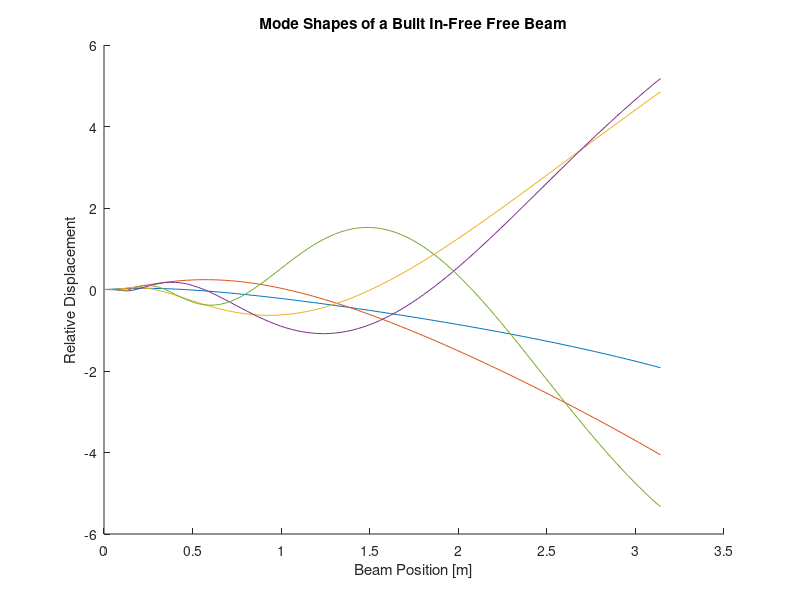
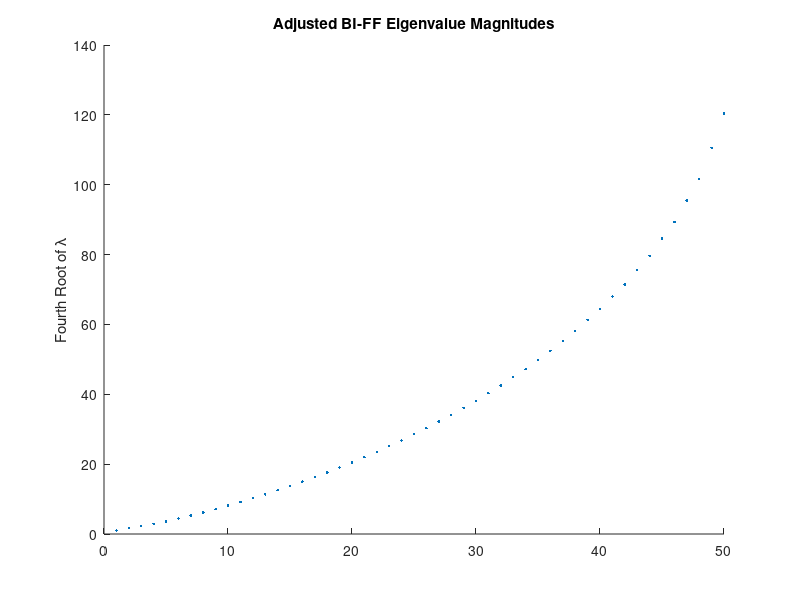

Source code (MATLAB) for these figures, in order:
clc; clear all;
addpath('Functions\');
%% BIFFBeamNumericFEM.m
%  Joseph Anthony
%
% Created:         9/8/25
% Last Modified:   9/8/25
%
% Description: Numerically solves the Euler-Bernoulli beam equation 
%   for a built in-free free beam using numeric FEM, determines the solution 
%   structure, and installs a time-domain solution.
%
%% Flags
FLAG.DISPLAY_MODES = true;
FLAG.DISPLAY_SPECTRUM = true;
FLAG.CALCULATE_TIMESOLVER = false;

%% Parameters
n = 100;         % Mesh size, number of interior points
shapes = 50;     % Number of shape functions

L = pi;           % Beam length
modeCount = 5;    % Number of displayed modes

beta = 10;        % Linear damping coefficient
IC_disp = .1;     % IC: Displacement [m]
IC_pos = .6;      % IC: Where displacement is located [m]
timespan = 1;     % Maximum time value, [s]
factor = 1;       % Scaling factor for K

%% Generate Modes
xvals = linspace(0,L,n+2);
deltax = mean(diff(xvals));
basis = zeros(shapes, n+2);
Dbasis = zeros(shapes, n+1);
D2basis = zeros(shapes, n);

% Generate shape functions and their respective derivatives
for i = 1:shapes
    basis(i,:) = xvals.^2.*cos(i*xvals);
    Dbasis(i,:) = diff(basis(i,:))/deltax;
    D2basis(i,:) = diff(Dbasis(i,:))/deltax;
end

% Generate symmetric stiffness matrices
K = zeros(shapes);
M = zeros(shapes);

for row = 1:shapes
    for col = 1:row
        K(row,col) = trapz(xvals(2:end-1), D2basis(row,:).*D2basis(col,:));
        M(row, col) = trapz(xvals, basis(row,:).*basis(col,:));
    end
end
K = K + K' - diag(diag(K));
M = M + M' - diag(diag(M));

% Determine sorted eigenbasis
[evecs, evals] = eig(K);
[~, index] = sort(diag(abs(evals))); 
evals = evals(index,index);
evecs = evecs(:, index);

% Display mode shapes
modeshapes = basis'*evecs;
modeshapes = modeshapes';

if FLAG.DISPLAY_MODES
    figure();
    hold on
    for i = 1:modeCount
        plot(xvals, modeshapes(i,:));
    end
    xlabel("Beam Position [m]");
    ylabel("Relative Displacement");
    title("Mode Shapes of a Built In-Free Free Beam");
end


% Plot eigenvalue spectrum
espectrum = abs(diag(evals))/abs(evals(1,1));
scaled_espectrum = espectrum.^(1/4);

if FLAG.DISPLAY_SPECTRUM
    figure();
    hold on
    plot(scaled_espectrum, "LineStyle", "none", "Marker", ".");
    title("Adjusted BI-FF Eigenvalue Magnitudes");
    ylabel("Fourth Root of λ");
end

%% Time-Domain Solver
if FLAG.CALCULATE_TIMESOLVER
    K_scaled = -K * factor;
    IC_beam = xvals;
    for ind = 1:length(xvals)
        if xvals(ind) < IC_pos
            IC_beam(ind) = IC_disp/IC_pos*xvals(ind);
        else
            IC_beam(ind) = -IC_disp/(L-IC_pos)*(xvals(ind)-IC_pos)+IC_disp;
        end
    end
    
    % Find closest shape vector
    IC_shapes = [lsqr(basis', IC_beam')', zeros(1,shapes)];
    
    % Solve shape vector and translate to displacement
    [t,y] = ode45(@(t,y) odefcn_2orderFEM(t, y, K_scaled, M, beta), [0 timespan], IC_shapes);
    solution_beam = y(:,1:shapes)*basis;

    % Plot solution over time
    figure();
    surf(xvals,t,solution_beam, "LineStyle","none");
    camlight('headlight');
    title('Beam Displacement over Time');
    xlabel('Beam Position [m]');
    ylabel('Time [sec]');
    zlabel('Displacement [m]');
end